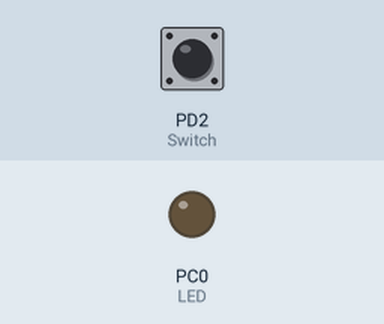
Recording of a program running on a simulated ATmega32, built with avr-gcc and emulated at 8 MHz. On the bench: output pins drawn as LEDs (lit = HIGH). The test bench sets the inputs (shaded band); at power-on: PD2 (Switch) HIGH.

Above: at 1.2 s.
1.3 s: PD2 (Switch) pulled LOW for 0.15 s
At 2.2 s:
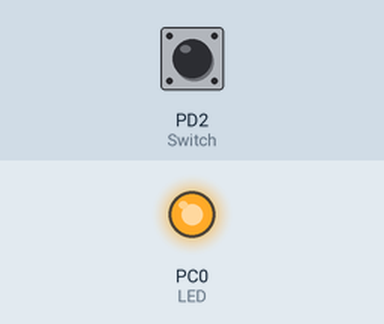
2.9 s: PD2 (Switch) pulled LOW for 1 s
At 3.5 s:
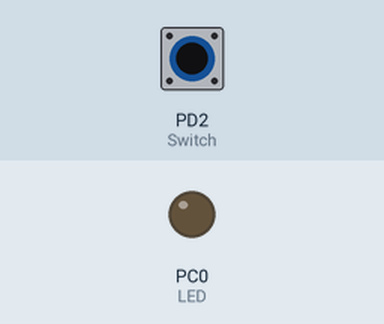
5.4 s: PD2 (Switch) pulled LOW for 3.2 s
At 6.6 s:
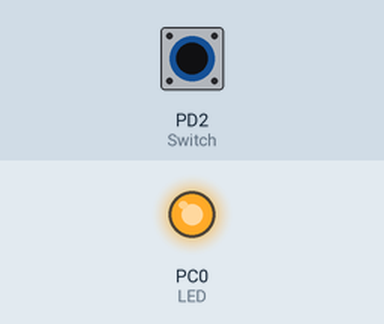
Timing chart, 0 to 8.4 s (numbered marks = the images above; inputs shaded):
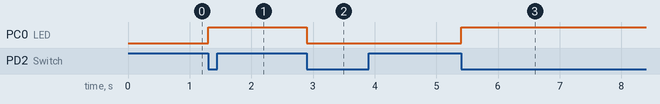

The program:

main.c
```c
#include "STD_TYPES.h"
#include "BIT_MATH.h"
#include "DIO_interface.h"
#include "EXTI0_interface.h"
#include "GIE_interface.h"


int DC_MOTOR_ON_OFF_FLAG = 0;


int main(void)
{
	EXTI0_voidInit();  // Initialize EXTI0 with falling edge trigger
	EXTI0_voidEnable();
	GIE_voidEnable();  // Enable global interrupts

    DIO_voidSetPinDirection(DIO_u8PORTC, DIO_u8PIN0, DIO_u8OUTPUT);  // LED output
    DIO_voidSetPinDirection(DIO_u8PORTD, DIO_u8PIN2, DIO_u8INPUT);   // Switch input
    DIO_voidSetPinValue(DIO_u8PORTD, DIO_u8PIN2, DIO_u8HIGH);        // Enable pull-up resistor


    while(1)
    {
        // Main loop
    }
}

void __vector_1(void) __attribute__((signal));
void __vector_1(void)
{
	GIE_voidDisable();
	if ( (DC_MOTOR_ON_OFF_FLAG % 2) == 0) {
		DIO_voidSetPinValue(DIO_u8PORTC, DIO_u8PIN0, DIO_u8HIGH);  // Turn on LED when interrupt occurs
		DC_MOTOR_ON_OFF_FLAG++;
	}
	else {
		DIO_voidSetPinValue(DIO_u8PORTC, DIO_u8PIN0, DIO_u8LOW);  // Turn on LED when interrupt occurs
		DC_MOTOR_ON_OFF_FLAG++;
	}
	GIE_voidEnable();
}
```

BIT_MATH.h
```c
#ifndef BIT_MATH_H_
#define BIT_MATH_H_

#define SET_BIT(var , bit_num)   var=var|(1<<bit_num)

#define CLR_BIT(var , bit_num)   var=var&(~(1<<bit_num))

#define TOGGLE_BIT(var, bit_num) var=var^(1<<bit_num)

#define GET_BIT(var, bit_num)    ((var>>bit_num)&1)

#endif /* BIT_MATH_H_ */
```

DIO_interface.h
```c
#ifndef DIO_INTERFACE_H_
#define DIO_INTERFACE_H_

void DIO_voidSetPinDirection(u8 Copy_u8Port, u8 Copy_u8Pin, u8 Copy_u8Direction);
void DIO_voidSetPinValue(u8 Copy_u8Port, u8 Copy_u8Pin, u8 Copy_u8Value);
u8 	 DIO_u8GetPinValue(u8 Copy_u8Port, u8 Copy_u8Pin);

void DIO_voidSetPortDirection(u8 Copy_u8Port, u8 Copy_u8Direction);
void DIO_voidSetPortValue(u8 Copy_u8Port, u8 Copy_u8Value);
u8 	 DIO_u8GetPortValue(u8 Copy_u8Port);


#define DIO_u8INPUT			0
#define DIO_u8OUTPUT		1

#define DIO_u8PORTINPUT			0x00
#define DIO_u8PORTOUTPUT		0xff

#define DIO_u8PORTA			0
#define DIO_u8PORTB			1
#define DIO_u8PORTC			2
#define DIO_u8PORTD			3

#define DIO_u8LOW           0
#define DIO_u8HIGH          1

#define DIO_u8PIN0          0
#define DIO_u8PIN1          1
#define DIO_u8PIN2          2
#define DIO_u8PIN3          3
#define DIO_u8PIN4          4
#define DIO_u8PIN5          5
#define DIO_u8PIN6          6
#define DIO_u8PIN7          7


#endif /* DIO_INTERFACE_H_ */
```

DIO_program.c
```c
#include "STD_TYPES.h"
#include "BIT_MATH.h"

#include "DIO_interface.h"
#include "DIO_register.h"

void DIO_voidSetPinDirection(u8 Copy_u8Port, u8 Copy_u8Pin, u8 Copy_u8Direction)
{
	if(Copy_u8Direction == DIO_u8INPUT)
	{
		switch(Copy_u8Port)
		{
		case DIO_u8PORTA : CLR_BIT(DDRA , Copy_u8Pin); break;
		case DIO_u8PORTB : CLR_BIT(DDRB , Copy_u8Pin); break;
		case DIO_u8PORTC : CLR_BIT(DDRC , Copy_u8Pin); break;
		case DIO_u8PORTD : CLR_BIT(DDRD , Copy_u8Pin); break;
		}
	}
	else if(Copy_u8Direction == DIO_u8OUTPUT)
	{
		switch(Copy_u8Port)
		{
		case DIO_u8PORTA : SET_BIT(DDRA , Copy_u8Pin); break;
		case DIO_u8PORTB : SET_BIT(DDRB , Copy_u8Pin); break;
		case DIO_u8PORTC : SET_BIT(DDRC , Copy_u8Pin); break;
		case DIO_u8PORTD : SET_BIT(DDRD , Copy_u8Pin); break;
		}
	}
}

void DIO_voidSetPinValue(u8 Copy_u8Port, u8 Copy_u8Pin, u8 Copy_u8Value)
{
	if (Copy_u8Value == DIO_u8LOW)
	{
		switch (Copy_u8Port)
		{
		case DIO_u8PORTA : CLR_BIT(PORTA , Copy_u8Pin); break;
		case DIO_u8PORTB : CLR_BIT(PORTB , Copy_u8Pin); break;
		case DIO_u8PORTC : CLR_BIT(PORTC , Copy_u8Pin); break;
		case DIO_u8PORTD : CLR_BIT(PORTD , Copy_u8Pin); break;
		}
	}
	else if (Copy_u8Value == DIO_u8HIGH)
	{
		switch (Copy_u8Port)
		{
		case DIO_u8PORTA : SET_BIT(PORTA , Copy_u8Pin); break;
		case DIO_u8PORTB : SET_BIT(PORTB , Copy_u8Pin); break;
		case DIO_u8PORTC : SET_BIT(PORTC , Copy_u8Pin); break;
		case DIO_u8PORTD : SET_BIT(PORTD , Copy_u8Pin); break;
		}
	}
}

u8 	 DIO_u8GetPinValue(u8 Copy_u8Port, u8 Copy_u8Pin)
{
	u8 pin_value=0;
	switch (Copy_u8Port)
	{
	case DIO_u8PORTA : pin_value = GET_BIT(PINA , Copy_u8Pin); break;
	case DIO_u8PORTB : pin_value = GET_BIT(PINB , Copy_u8Pin); break;
	case DIO_u8PORTC : pin_value = GET_BIT(PINC , Copy_u8Pin); break;
	case DIO_u8PORTD : pin_value = GET_BIT(PIND , Copy_u8Pin); break;
	}
	return pin_value;
}

void DIO_voidSetPortDirection(u8 Copy_u8Port, u8 Copy_u8Direction)
{
	switch(Copy_u8Port)
	{
	case DIO_u8PORTA : DDRA = Copy_u8Direction; break;
	case DIO_u8PORTB : DDRB = Copy_u8Direction; break;
	case DIO_u8PORTC : DDRC = Copy_u8Direction; break;
	case DIO_u8PORTD : DDRD = Copy_u8Direction; break;
	}
}

void DIO_voidSetPortValue(u8 Copy_u8Port, u8 Copy_u8Value)
{
	switch(Copy_u8Port)
	{
	case DIO_u8PORTA : PORTA = Copy_u8Value; break;
	case DIO_u8PORTB : PORTB = Copy_u8Value; break;
	case DIO_u8PORTC : PORTC = Copy_u8Value; break;
	case DIO_u8PORTD : PORTD = Copy_u8Value; break;
	}
}

u8 	 DIO_u8GetPortValue(u8 Copy_u8Port)
{
	u8 port_value;
	switch(Copy_u8Port)
	{
	case DIO_u8PORTA : port_value = PORTA; break;
	case DIO_u8PORTB : port_value = PORTB; break;
	case DIO_u8PORTC : port_value = PORTC; break;
	case DIO_u8PORTD : port_value = PORTD; break;
	}
	return port_value;
}
```

DIO_register.h
```c
#ifndef DIO_REGISTER_H_
#define DIO_REGISTER_H_

#define PORTA *((volatile u8*)(0x3B))
#define DDRA  *((volatile u8*)(0x3A))
#define PINA  *((volatile u8*)(0x39))

#define PORTB *((volatile u8*)(0x38))
#define DDRB  *((volatile u8*)(0x37))
#define PINB  *((volatile u8*)(0x36))

#define PORTC *((volatile u8*)(0x35))
#define DDRC  *((volatile u8*)(0x34))
#define PINC  *((volatile u8*)(0x33))

#define PORTD *((volatile u8*)(0x32))
#define DDRD  *((volatile u8*)(0x31))
#define PIND  *((volatile u8*)(0x30))

#endif /* DIO_REGISTER_H_ */
```

EXTI0_config.h
```c
/*
 * EXTI0_config.h
 *
 *  Created on: Sep 28, 2024
 *      Author: elwady
 */

#ifndef EXTI0_CONFIG_H_
#define EXTI0_CONFIG_H_

#define SENSE 			FALLING_EDGE

#endif /* EXTI0_CONFIG_H_ */
```

EXTI0_interface.h
```c
#ifndef EXTI0_INTERFACE_H_
#define EXTI0_INTERFACE_H_

void EXTI0_voidInit(void);
void EXTI0_voidSetSenseControl(u8 Copy_u8Sense);
void EXTI0_voidEnable(void);
void EXTI0_voidDisable(void);


#define LOW_LEVEL		1
#define ANY_CHANGE		2
#define FALLING_EDGE	3
#define RISING_EDGE		4

#endif /* EXTI0_INTERFACE_H_ */
```

EXTI0_private.h
```c
/*
 * EXTI0_private.h
 *
 *  Created on: Sep 28, 2024
 *      Author: elwady
 */

#ifndef EXTI0_PRIVATE_H_
#define EXTI0_PRIVATE_H_


#endif /* EXTI0_PRIVATE_H_ */
```

EXTI0_program.c
```c
#include "STD_TYPES.h"
#include "BIT_MATH.h"

#include "EXTI0_config.h"
#include "EXTI0_interface.h"
#include "EXTI0_private.h"
#include "EXTI0_register.h"

void EXTI0_voidInit(void)
{
	switch(SENSE)
	{
	case LOW_LEVEL:
		CLR_BIT(MCUCR , 0);
		CLR_BIT(MCUCR , 1);
		break;
	case ANY_CHANGE:
		SET_BIT(MCUCR , 0);
		CLR_BIT(MCUCR , 1);
		break;
	case FALLING_EDGE:
		CLR_BIT(MCUCR , 0);
		SET_BIT(MCUCR , 1);
		break;
	case RISING_EDGE:
		SET_BIT(MCUCR , 0);
		SET_BIT(MCUCR , 1);
		break;
	}
}


void EXTI0_voidSetSenseControl(u8 Copy_u8Sense)
{
	switch(Copy_u8Sense)
	{
	case LOW_LEVEL:
		CLR_BIT(MCUCR , 0);
		CLR_BIT(MCUCR , 1);
		break;
	case ANY_CHANGE:
		SET_BIT(MCUCR , 0);
		CLR_BIT(MCUCR , 1);
		break;
	case FALLING_EDGE:
		CLR_BIT(MCUCR , 0);
		SET_BIT(MCUCR , 1);
		break;
	case RISING_EDGE:
		SET_BIT(MCUCR , 0);
		SET_BIT(MCUCR , 1);
		break;
	}

}


void EXTI0_voidEnable(void)
{
	SET_BIT(GICR , 6);
}


void EXTI0_voidDisable(void)
{
	CLR_BIT(GICR , 6);
}
```

EXTI0_register.h
```c
#ifndef EXTI0_REGISTER_H_
#define EXTI0_REGISTER_H_

#define MCUCR 		*(volatile u8*)(0x55)
#define MCUCSR 		*(volatile u8*)(0x54)
#define GICR 		*(volatile u8*)(0x5B)
#define GIFR 		*(volatile u8*)(0x5A)

#endif /* EXTI0_REGISTER_H_ */
```

GIE_config.h
```c
/*
 * GIE_config.h
 *
 *  Created on: Oct 3, 2024
 *      Author: omarf
 */

#ifndef GIE_CONFIG_H_
#define GIE_CONFIG_H_


#endif /* GIE_CONFIG_H_ */
```

GIE_interface.h
```c
/*
 * GIE_interface.h
 *
 *  Created on: Oct 3, 2024
 *      Author: omarf
 */

#ifndef GIE_INTERFACE_H_
#define GIE_INTERFACE_H_

void GIE_voidEnable(void);


void GIE_voidDisable(void);


#endif /* GIE_INTERFACE_H_ */
```

GIE_program.c
```c
/*
 * GIE_program.c


 *
 *  Created on: Oct 3, 2024
 *      Author: omarf
 */

#include "STD_TYPES.h"
#include "BIT_MATH.h"

#include "GIE_config.h"
#include "GIE_interface.h"
#include "GIE_register.h"


void GIE_voidEnable(void) {
	SET_BIT(SREG, 7);
}


void GIE_voidDisable(void) {
	CLR_BIT(SREG, 7);
}
```

GIE_register.h
```c
/*
 * GIE_register.h
 *
 *  Created on: Oct 3, 2024
 *      Author: omarf
 */

#ifndef GIE_REGISTER_H_
#define GIE_REGISTER_H_


#define SREG                *((volatile u8*)(0x5F))


#endif /* GIE_REGISTER_H_ */
```

STD_TYPES.h
```c
#ifndef STD_TYPES_H_
#define STD_TYPES_H_


typedef unsigned char                u8;
typedef signed char                  s8;

typedef signed short int             s16;
typedef unsigned short int           u16;

typedef signed long int              s32;
typedef unsigned long int            u32;

typedef signed long long int         s64;
typedef unsigned long long int       u64;

typedef float                        f32;

typedef double                       f64;
typedef long double                  f128;

#endif /* STD_TYPES_H_ */
```

Measured:
- after the input at 1.3 s, PC0 (LED): LOW → HIGH at once
- after the input at 2.9 s, PC0 (LED): HIGH → LOW at once
- after the input at 5.4 s, PC0 (LED): LOW → HIGH at once
